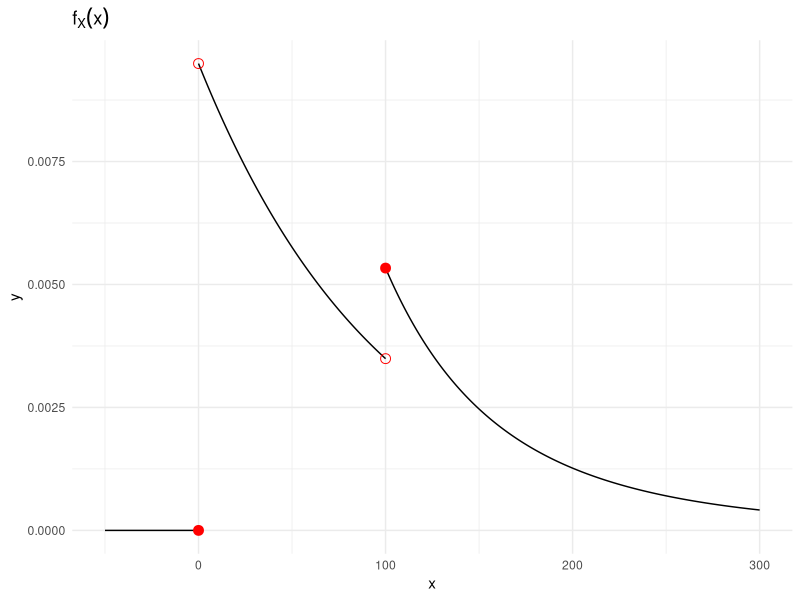
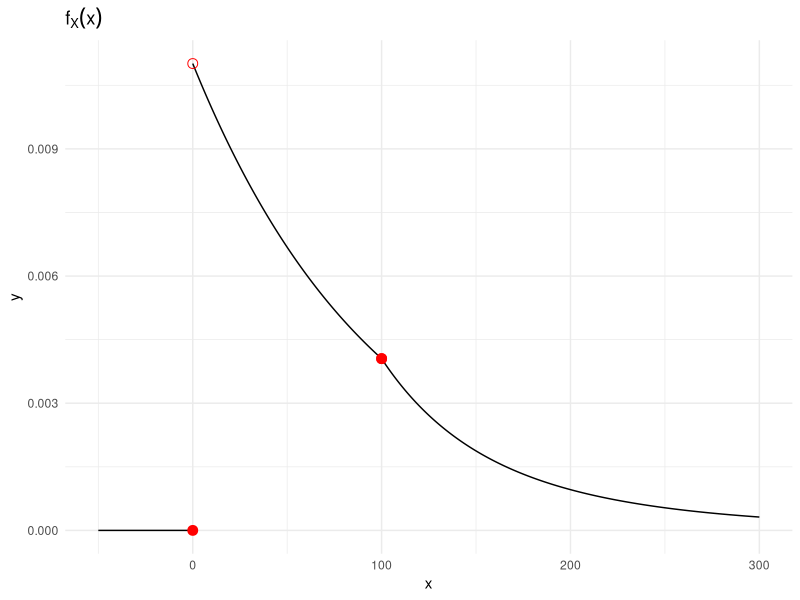

Recreate these plots in R, in order.
## ---- chunk 1
# Instala e importa las librerías necesarias
library(ggplot2)

# Parámetros dados
p <- 0.6
theta <- 100  
alpha <- 4  
beta <- 200   
c <- 100      

# Definición de la función f_X(x)
f_X <- function(x) {
  if(x < c & x > 0){
    resultado = p * (theta^(-1) * exp(-x/theta))/(1 - exp(-c/theta))}
  else if (x >= c ){
    resultado = (1-p) * (alpha * (c+beta)^alpha)/((x + beta)^(alpha+1))
  }else{
    resultado = 0
  }
  return(resultado)
}

# Genera valores para x y f_X(x)
x_vals <- seq(.001, c-.0001, length.out = 1000)  # Modifica el rango de x si es necesario
y_vals <- sapply(x_vals, f_X)

# Grafica la función
df1 <- data.frame(x = x_vals, y = y_vals)

x_vals <- seq(c+.001, 300, length.out = 1000)  # Modifica el rango de x si es necesario
y_vals <- sapply(x_vals, f_X)

df2 <- data.frame(x = x_vals, y = y_vals)

x_vals <- seq(-50, -.001, length.out = 1000)  # Modifica el rango de x si es necesario
y_vals <- sapply(x_vals, f_X)

df3 <- data.frame(x = x_vals, y = y_vals)
df1$y[df1$x == c] <- NA
df2$y[df2$x == c] <- NA
df3$y[df3$x == c] <- NA

ggplot() + 
  geom_line(data=df1, aes(x, y)) +
  geom_line(data=df2, aes(x, y)) +
  geom_line(data=df3, aes(x, y)) +
  geom_point(aes(x = 0, y = f_X(0)), color = "red", size = 3 ) +
  geom_point(aes(x = c, y = f_X(c)), color = "red", size = 3) +
  ggtitle(expression(f[X](x))) +
  geom_point(aes(x = 0, y = f_X(0.001)), color = "red", size = 3 , shape=1) +
  geom_point(aes(x = c, y = f_X(c-.001)), color = "red", size = 3, shape=1) +
  ggtitle(expression(f[X](x))) +
  theme_minimal()

## ---- chunk 2
theta <- 100  
alpha <- 4  
beta <- 200   
c <- 100 
aux1 <- ((c+beta)*(theta^(-1))*((exp(-c/theta))/(1-exp(-c/theta)))
 + alpha)
pvalor <- alpha/aux1
## ---- chunk 3
p <- pvalor
# Genera valores para x y f_X(x)
x_vals <- seq(.001, c-.0001, length.out = 1000)  # Modifica el rango de x si es necesario
y_vals <- sapply(x_vals, f_X)

# Grafica la función
df1 <- data.frame(x = x_vals, y = y_vals)

x_vals <- seq(c+.001, 300, length.out = 1000)  # Modifica el rango de x si es necesario
y_vals <- sapply(x_vals, f_X)

df2 <- data.frame(x = x_vals, y = y_vals)

x_vals <- seq(-50, -.001, length.out = 1000)  # Modifica el rango de x si es necesario
y_vals <- sapply(x_vals, f_X)

df3 <- data.frame(x = x_vals, y = y_vals)
df1$y[df1$x == c] <- NA
df2$y[df2$x == c] <- NA
df3$y[df3$x == c] <- NA

ggplot() + 
  geom_line(data=df1, aes(x, y)) +
  geom_line(data=df2, aes(x, y)) +
  geom_line(data=df3, aes(x, y)) +
  geom_point(aes(x = 0, y = f_X(0)), color = "red", size = 3 ) +
  geom_point(aes(x = c, y = f_X(c)), color = "red", size = 3) +
  ggtitle(expression(f[X](x))) +
  geom_point(aes(x = 0, y = f_X(0.001)), color = "red", size = 3 , shape=1) +
  geom_point(aes(x = c, y = f_X(c-.001)), color = "red", size = 3, shape=1) +
  ggtitle(expression(f[X](x))) +
  theme_minimal()

